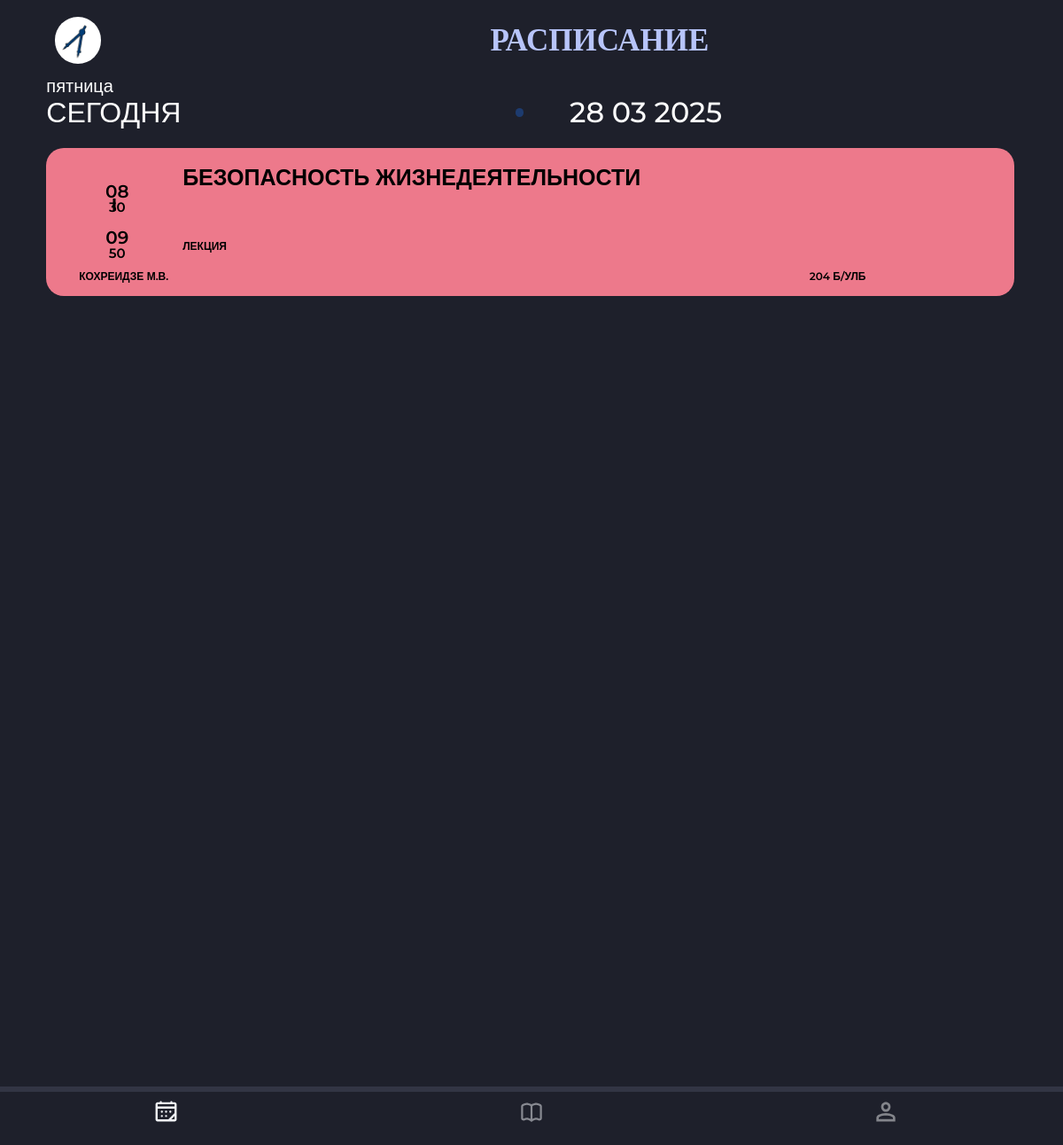
The app's page /timetable/ (signed in), older data.
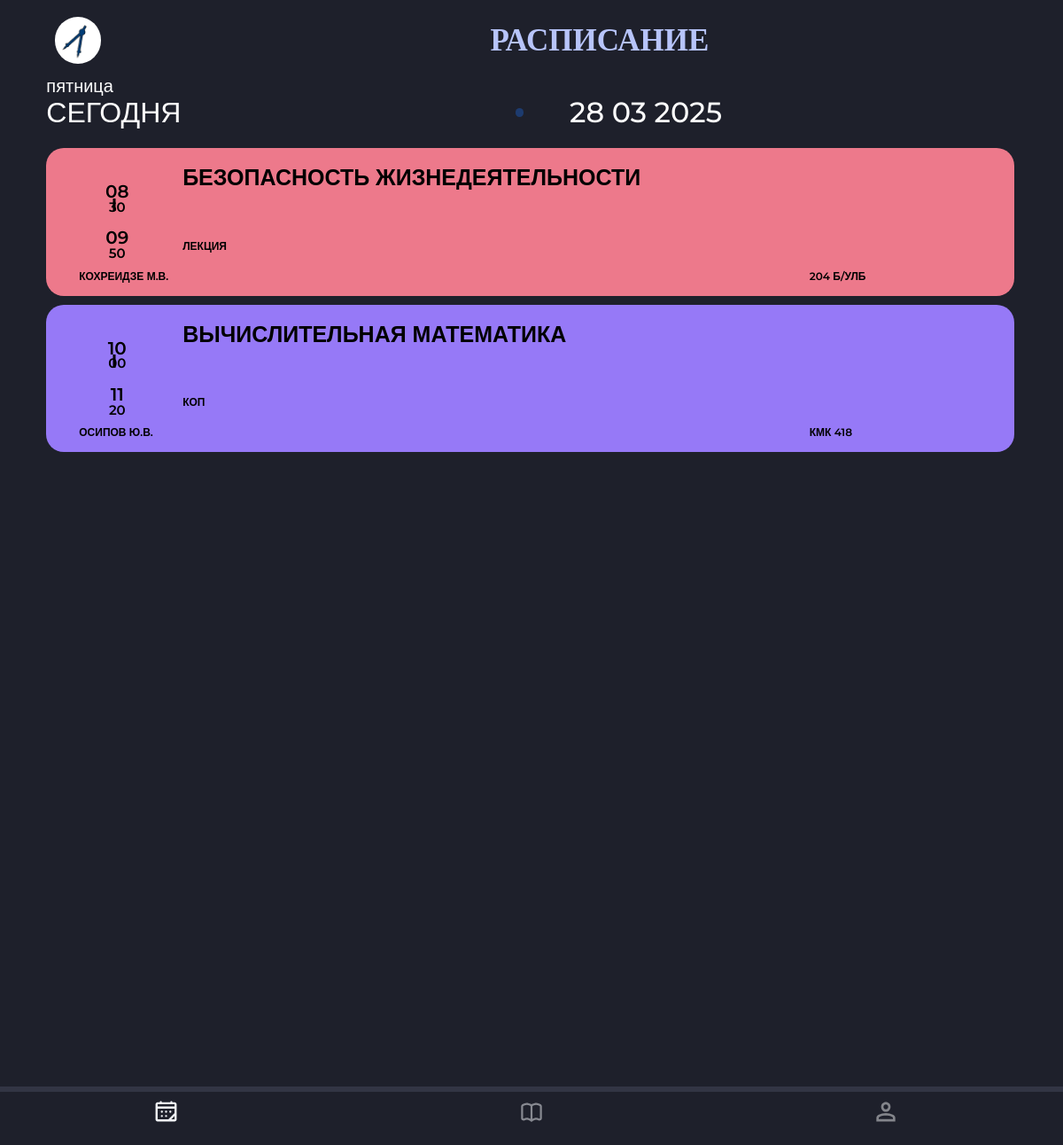
The same page, newer data.
### timetable/models.py (models this page shows, shortened)
class Timetable(models.Model): # Создаём новый класс, который будет служить для блога моделью, указывая все необходимые элементы.
   week_type = models.CharField(max_length=30)#Чётность недели
   time_range = models.CharField(max_length=30)#Время пары Пример: (10:00 11:20)
   subject_name = models.CharField(max_length=300) #Название пары
   subject_type = models.CharField(max_length=30, blank=True, null=True)#Вид пары
   teacher = models.CharField(max_length=200, blank=True, null=True)#Преподаватель
   location = models.CharField(max_length=100, blank=True, null=True)#Место проведения

### timetable/views.py (the view)
# urls.py: path('', views.TimetableListView.as_view(), name = "timetable_list"),
class TimetableListView(LoginRequiredMixin, ListView):
    model = Timetable
    queryset = Timetable.objects.all().order_by("time_range")
    redirect_field_name = '../timetable'
    def get_context_data(self,*args, **kwargs):
            model = Timetable
            queryset = Timetable.objects.all().order_by("time_range")
            context = super(TimetableListView, self).get_context_data(*args,**kwargs)
            context['Timetable_list'] = queryset
            today = date.today()
            def day_of_week(day):
                if day == 'Monday':
                    return 'понедельник'
                elif day == 'Tuesday':
                    return 'вторник'
                elif day == 'Wednesday':
                    return 'среда'
                elif day == 'Thursday':
                    return 'четверг'
                elif day == 'Friday':
                    return 'пятница'
                elif day == 'Saturday':
                    return 'суббота'
                elif day == 'Sunday':
                    return 'воскресенье'
            day_type = day_of_week(today.strftime('%A'))
            today = str(today).split('-')
            today = ' '.join(today[::-1])
            '''
            def time_dupl(rng):
                        #range = "10:00 11:20" =>
                        rng = rng.split()
                        rng = list(map(lambda x: x.split(':'),rng))
                        return rng
            cntx = {}
            for i in queryset:
                rng = time_dupl(i.time_range)
                if cntx == {}:
                    cntx = {'st1':rng[0][0],
                                'en1': rng[0][1],
                                'st2':rng[1][0],
                                'en2':rng[1][1]}
                else:
                    cntx =
            context['timing'] = cntx
            '''
            context['today'] = today
            context['day_type'] = day_type
            return context

### timetable/templates/timetable/timetable_list.html
{% extends "timetable/base.html" %}
{% load static %}
{% block content %}
    {% for timetable in timetable_list %}
        <div class="{{ timetable.subject_name }}">
            {%if timetable.subject_type == "Практика"%}
            <div class="overlap-group">
            {%elif timetable.subject_type == "КОП"%}
            <div class="overlap">
            {%elif timetable.subject_type == "Лекция"%}
            <div class="overlap-2">
            {%elif timetable.subject_type == NULL%}
            <div class="overlap-3">
            {%endif%}
                <p class="element">
                    <span class="span">{{ timetable.time_range|slice:":2" }}<br/></span><span class="text-wrapper-5">{{ timetable.time_range|slice:"3:5" }}</span>
                </p>
                <p class="p">
                    <span class="span">{{ timetable.time_range|slice:"6:8" }}<br /></span> <span class="text-wrapper-5">{{ timetable.time_range|slice:"9:11" }}</span>
                </p>
                <img class="line" src="{% static 'img/line.svg' %}"/>
                <div class="overlap-group-2">
                    <div class="text-wrapper-6">{{ timetable.subject_name }}</div>
                    <div class="text-wrapper-7">
						{% if timetable.subject_type %}
							{{ timetable.subject_type }}
						{% endif %}
					</div>
                </div>
                <div class="text-wrapper-8">
					{% if timetable.teacher %}
						{{ timetable.teacher }}
					{% endif %}
				</div>
                <div class="text-wrapper-9">
					{% if timetable.location %}
						{{ timetable.location }}
					{% endif %}
				</div>
            </div>
        </div>
    {% endfor %}
{% endblock %}

Row changes from the older to the newer data that the page shows:
added Timetable: time_range "10", time_range "00", time_range "11", time_range "20", subject_name "ВЫЧИСЛИТЕЛЬНАЯ МАТЕМАТИКА", subject_type "КОП", teacher "ОСИПОВ Ю.В.", location "КМК 418"
